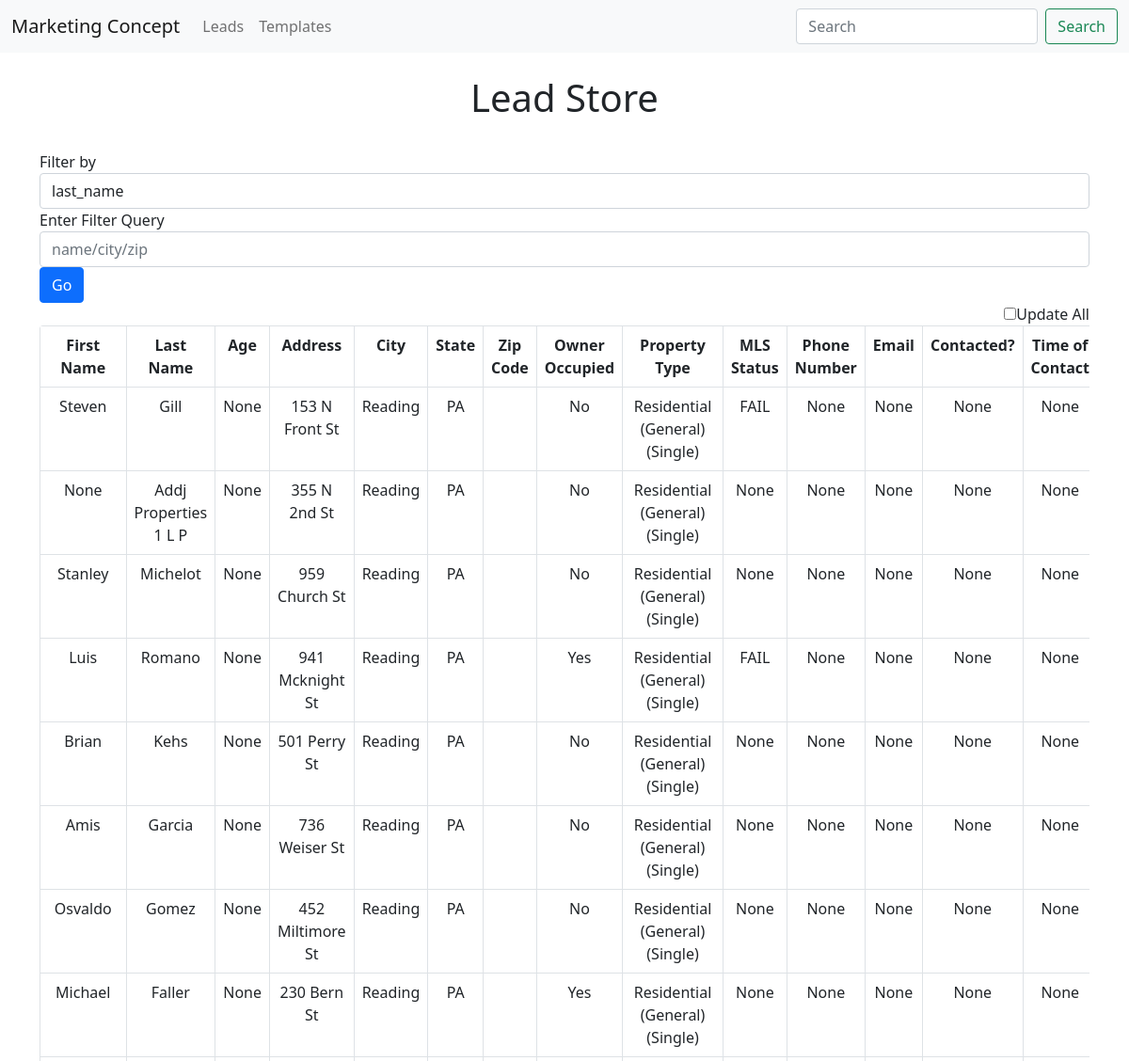
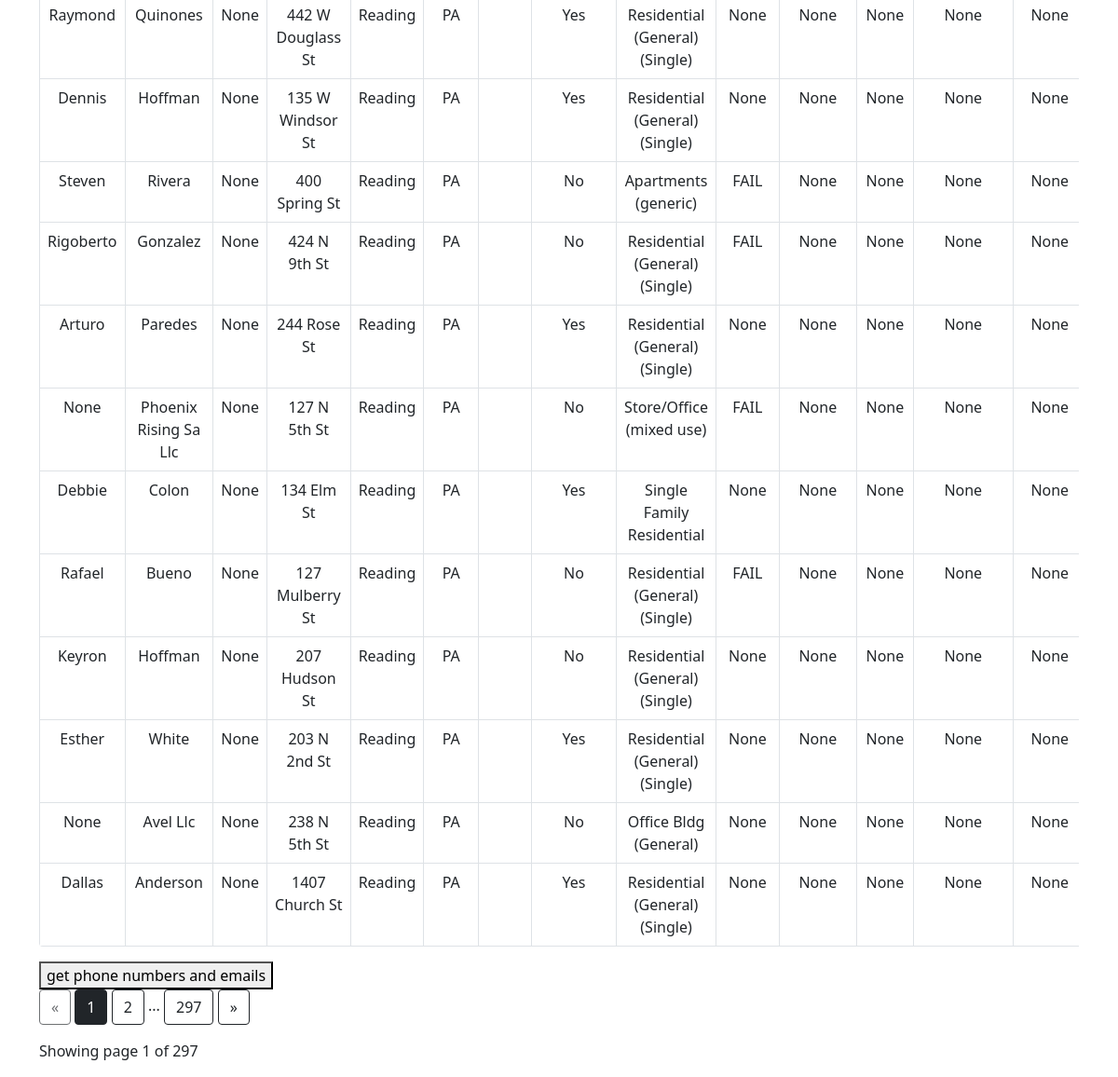
Page /leads on the committed database (2 pictures, top to bottom).
### app.py (models this page shows, shortened)
class Lead(db.Model):
    id = db.Column(db.Integer, primary_key=True)
    first_name = db.Column(db.String(200), nullable=False)
    last_name = db.Column(db.String(200), nullable=False)
    age = db.Column(db.Integer, default=0) #just added
    address = db.Column(db.String(200), nullable=False)
    city = db.Column(db.String(200), nullable=False)
    state = db.Column(db.String(200), nullable=False)
    zip = db.Column(db.String(200), nullable=False)
    owner_occupied = db.Column(db.String, nullable=False)
    property_type = db.Column(db.String, nullable=False)
    mls_status = db.Column(db.String, nullable=False)
    phone_number = db.Column(db.String(200), nullable=False)
    email = db.Column(db.String(200), nullable=False)
    contacted = db.Column(db.Integer, default=0)
    contact_time = db.Column(db.DateTime)
    template_sent = db.Column(db.String(200), nullable=False)
    response = db.Column(db.String(200), nullable=False)
    motivation_level = db.Column(db.String(200), nullable=False)
    mobile_phones = db.relationship('Phone_Number', backref='lead')
    emails = db.relationship('Email', backref='lead')

### app.py (the view)
@app.route('/leads', methods=['POST', 'GET'])
def leads():
    if request.method == 'POST':
        selected = request.form.getlist('select')
        print(selected)
    try:
        page = request.args.get('page', 1, type=int)
        leads = Lead.query.paginate(page=page, per_page=ROWS_PER_PAGE)
        return render_template('leads.html', leads=leads)
    except:
        return 'There was an issue retrieving your leads.'

### templates/leads.html (shortened to what this page needs)
{% extends 'base.html' %}
{% block body %}
<br><h1 style="text-align:center">Lead Store</h1><br>
<form class="form-inline" method="POST" action="{{ url_for('updated_filter') }}">
    <div class="form-group">
        <label for="exampleFormControlInput1">Filter by </label>
        <div class="input-group">
                <select name="comp_select" class="selectpicker form-control">
                    <option>last_name</option>
                </select>
        </div>
        <div class="form-group">
            <label for="exampleFormControlInput1">Enter Filter Query</label>
            <input name="info" class="form-control" id="exampleFormControlInput1" placeholder="name/city/zip">
        </div>
        <button type="submit" class="btn btn-primary">Go</button>
    </div>
</form>
<span style="float: right;"><input type="checkbox"  id='updateme' onClick="toggle(this)"/>Update All</span><br/>
<div class="table-responsive">
    <form action="" method='POST'>
        <table class="table table-bordered" style="border-radius: 4px; overflow: hidden;">
            <tr>
                <th>First Name</th>
                <th>Last Name</th>
                <th>Age</th>
                <th>Address</th>
                <th>City</th>
                <th>State</th>
                <th>Zip Code</th>
                <th>Owner Occupied</th>
                <th>Property Type</th>
                <th>MLS Status</th>
                <th>Phone Number</th>
                <th>Email</th>
                <th>Contacted?</th>
                <th>Time of Contact</th>
            </tr>
            {%  for lead in leads.items %}
            <tr>
                <td>{{lead.first_name}}</td>
                <td>{{lead.last_name}}</td>
                <td>{{lead.age}}</td>
                <td>{{lead.address}}</td>
                <td>{{lead.city}}</td>
                <td>{{lead.state}}</td>
                <td>{{lead.zip_code}}</td>
                <td>{{lead.owner_occupied}}</td>
                <td>{{lead.property_type}}</td>
                <td>{{lead.mls_status}}</td>
                <td>{{lead.phone_number}}</td>
                <td>{{lead.email}}</td>
                <td>{{lead.contacted}}</td>
                <td>{{lead.contact_time}}</td>
            </tr>
            {% endfor %}
        </table>
        <button type='submit'>get phone numbers and emails</button>
    </form>
</div>
<div class="text-right">
    <a href="{{ url_for('leads', page=leads.prev_num) }}"
       class="btn btn-outline-dark
       {% if leads.page == 1 %}disabled{% endif %}">
        &laquo;
    </a>
    {% for page_num in leads.iter_pages(left_edge=1, right_edge=1, left_current=1, right_current=2) %}
{% if page_num %}
            {% if leads.page == page_num %}
            <a href="{{ url_for('leads', page=page_num) }}"
               class="btn btn-dark">
                {{ page_num }}
            </a>
            {% else %}
            <a href="{{ url_for('leads', page=page_num) }}"
               class="btn btn-outline-dark">
                {{ page_num }}
            </a>
            {% endif %}
        {% else %}
            ...
        {% endif %}
    {% endfor %}
    <a href="{{ url_for('leads', page=leads.next_num) }}"
       class="btn btn-outline-dark
       {% if leads.page == leads.pages %}disabled{% endif %}">
        &raquo;
    </a>
</div>
<p class="text-right mt-3">
   Showing page {{ leads.page }} of {{ leads.pages }}
</p>
{% endblock %}

### templates/base.html (shortened to what this page needs)
<!DOCTYPE html>
<html lang="en">
<head>
    <link rel="stylesheet" href="{{ url_for('static', filename='css/main.css')}}">
    <link href="https://cdn.jsdelivr.net/npm/bootstrap@5.0.2/dist/css/bootstrap.min.css" rel="stylesheet">
</head>
<body>
    {% include 'navbar.html' %}
    <div class="container">
        {% block body %}{%  endblock %}
    </div>
</body>
</html>

### templates/navbar.html (shortened to what this page needs)
<nav class="navbar navbar-expand-lg navbar-light bg-light">
    <div class="container-fluid">
      <a class="navbar-brand" href="{{ url_for('index') }}">Marketing Concept</a>
      <div class="collapse navbar-collapse" id="navbarSupportedContent">
        <ul class="navbar-nav me-auto mb-2 mb-lg-0">
          <li class="nav-item">
            <a class="nav-link" href="{{ url_for('leads') }}">Leads</a>
          </li>
          <li class="nav-item">
            <a class="nav-link" href="{{ url_for('templates') }}">Templates</a>
          </li>
        </ul>
        <form class="d-flex">
          <input class="form-control me-2" type="search" placeholder="Search" aria-label="Search">
          <button class="btn btn-outline-success" type="submit">Search</button>
        </form>
      </div>
    </div>
  </nav>

### static/css/main.css (style rules this page uses)
table, th, td { text-align: center; }

### rows in the picture
Lead: first_name "Steven", last_name "Gill", age "None", address "153 N Front St", city "Reading", state "PA", owner_occupied "No", property_type "Residential (General) (Single)", mls_status "FAIL", phone_number "None", email "None", contacted "None", contact_time "None"
Lead: first_name "None", last_name "Addj Properties 1 L P", age "None", address "355 N 2nd St", city "Reading", state "PA", owner_occupied "No", property_type "Residential (General) (Single)", mls_status "None", phone_number "None", email "None", contacted "None", contact_time "None"
Lead: first_name "Stanley", last_name "Michelot", age "None", address "959 Church St", city "Reading", state "PA", owner_occupied "No", property_type "Residential (General) (Single)", mls_status "None", phone_number "None", email "None", contacted "None", contact_time "None"
Lead: first_name "Luis", last_name "Romano", age "None", address "941 Mcknight St", city "Reading", state "PA", owner_occupied "Yes", property_type "Residential (General) (Single)", mls_status "FAIL", phone_number "None", email "None", contacted "None", contact_time "None"
Lead: first_name "Brian", last_name "Kehs", age "None", address "501 Perry St", city "Reading", state "PA", owner_occupied "No", property_type "Residential (General) (Single)", mls_status "None", phone_number "None", email "None", contacted "None", contact_time "None"
Lead: first_name "Amis", last_name "Garcia", age "None", address "736 Weiser St", city "Reading", state "PA", owner_occupied "No", property_type "Residential (General) (Single)", mls_status "None", phone_number "None", email "None", contacted "None", contact_time "None"
Lead: first_name "Osvaldo", last_name "Gomez", age "None", address "452 Miltimore St", city "Reading", state "PA", owner_occupied "No", property_type "Residential (General) (Single)", mls_status "None", phone_number "None", email "None", contacted "None", contact_time "None"
Lead: first_name "Michael", last_name "Faller", age "None", address "230 Bern St", city "Reading", state "PA", owner_occupied "Yes", property_type "Residential (General) (Single)", mls_status "None", phone_number "None", email "None", contacted "None", contact_time "None"
Lead: first_name "Raymond", last_name "Quinones", age "None", address "442 W Douglass St", city "Reading", state "PA", owner_occupied "Yes", property_type "Residential (General) (Single)", mls_status "None", phone_number "None", email "None", contacted "None", contact_time "None"
Lead: first_name "Dennis", last_name "Hoffman", age "None", address "135 W Windsor St", city "Reading", state "PA", owner_occupied "Yes", property_type "Residential (General) (Single)", mls_status "None", phone_number "None", email "None", contacted "None", contact_time "None"
Lead: first_name "Steven", last_name "Rivera", age "None", address "400 Spring St", city "Reading", state "PA", owner_occupied "No", property_type "Apartments (generic)", mls_status "FAIL", phone_number "None", email "None", contacted "None", contact_time "None"
Lead: first_name "Rigoberto", last_name "Gonzalez", age "None", address "424 N 9th St", city "Reading", state "PA", owner_occupied "No", property_type "Residential (General) (Single)", mls_status "FAIL", phone_number "None", email "None", contacted "None", contact_time "None"
Lead: first_name "Arturo", last_name "Paredes", age "None", address "244 Rose St", city "Reading", state "PA", owner_occupied "Yes", property_type "Residential (General) (Single)", mls_status "None", phone_number "None", email "None", contacted "None", contact_time "None"
Lead: first_name "None", last_name "Phoenix Rising Sa Llc", age "None", address "127 N 5th St", city "Reading", state "PA", owner_occupied "No", property_type "Store/Office (mixed use)", mls_status "FAIL", phone_number "None", email "None", contacted "None", contact_time "None"
Lead: first_name "Debbie", last_name "Colon", age "None", address "134 Elm St", city "Reading", state "PA", owner_occupied "Yes", property_type "Single Family Residential", mls_status "None", phone_number "None", email "None", contacted "None", contact_time "None"
Lead: first_name "Rafael", last_name "Bueno", age "None", address "127 Mulberry St", city "Reading", state "PA", owner_occupied "No", property_type "Residential (General) (Single)", mls_status "FAIL", phone_number "None", email "None", contacted "None", contact_time "None"
Lead: first_name "Keyron", last_name "Hoffman", age "None", address "207 Hudson St", city "Reading", state "PA", owner_occupied "No", property_type "Residential (General) (Single)", mls_status "None", phone_number "None", email "None", contacted "None", contact_time "None"
Lead: first_name "Esther", last_name "White", age "None", address "203 N 2nd St", city "Reading", state "PA", owner_occupied "Yes", property_type "Residential (General) (Single)", mls_status "None", phone_number "None", email "None", contacted "None", contact_time "None"
Lead: first_name "None", last_name "Avel Llc", age "None", address "238 N 5th St", city "Reading", state "PA", owner_occupied "No", property_type "Office Bldg (General)", mls_status "None", phone_number "None", email "None", contacted "None", contact_time "None"
Lead: first_name "Dallas", last_name "Anderson", age "None", address "1407 Church St", city "Reading", state "PA", owner_occupied "Yes", property_type "Residential (General) (Single)", mls_status "None", phone_number "None", email "None", contacted "None", contact_time "None"

### other values in the picture
{{ page_num }} "1"
{{ page_num }} "2" "297"
{{ leads.page }} "1"
{{ leads.pages }} "297"
